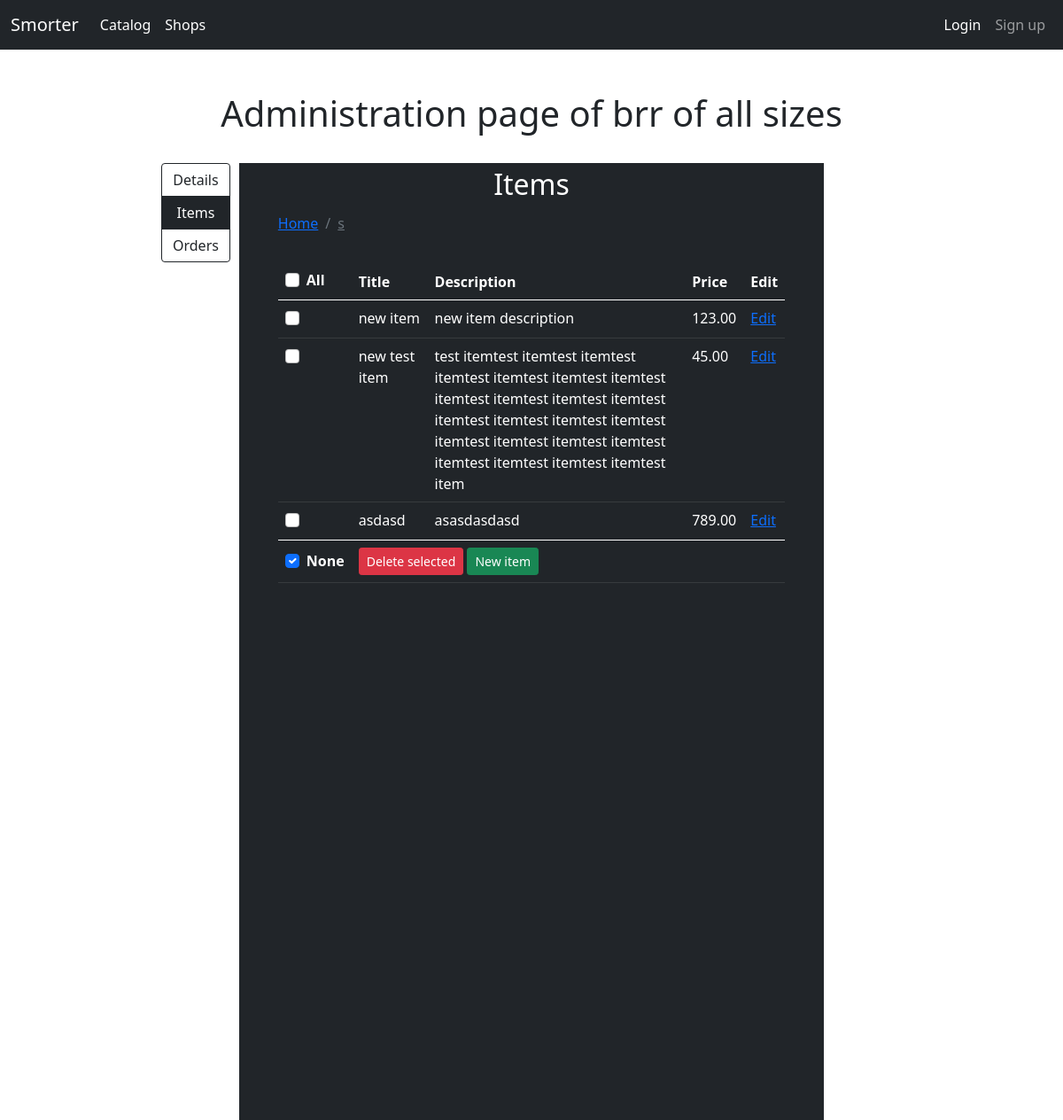
The page /shop/1/admin/items/?category=s on the database its author committed.
### eshop/models.py (models this page shows, shortened)
class Shop(models.Model):
    owner = models.ForeignKey(SmorterUser, null=True, blank=True, on_delete=models.CASCADE)
    title = models.CharField(max_length=100, null=False, blank=False, unique=True)
    description = models.TextField()
    admin_group = models.OneToOneField(SmorterGroup, null=True, blank=True, on_delete=models.SET_NULL)
    payment_methods = models.ManyToManyField(PaymentMethod, blank=False, null=False)
    shipment_methods = models.ManyToManyField(ShipmentMethod, blank=False, null=False)
    datetime = models.DateTimeField(default=datetime.datetime.now, blank=True)
    image = models.ImageField(upload_to=shop_img_path, null=True, blank=True)
    class Meta:
        ordering = ["owner"]

class Item(models.Model):
    shop = models.ForeignKey(Shop, null=False, blank=False, on_delete=models.CASCADE)
    title = models.CharField(max_length=150, blank=False, null=False)
    description = models.TextField(blank=True, null=True)
    path = models.CharField(max_length=200, blank=False, null=False)
    price = models.DecimalField(decimal_places=2, max_digits=9, blank=False, null=False)
    specs = models.CharField(max_length=1000, default={})
    class Meta:
        ordering = ["shop", "path"]

### eshop/views.py (the view)
# urls.py: path('shop/<int:id>/admin/<slug:tab>/', views.admin_shop, name="admin_shop"),
def admin_shop(request, id, tab, item_id=None, *args, **kwargs):
    shop = get_object_or_404(Shop, id=id)
    query = dict(request.GET.lists())
    current = get_shop_current_cat(shop, query)
    bread = [["".join([f'category={sus}&' for sus in current["path"][:i+1]])[:-1], sub] for i, sub in enumerate(current["path"])]
    cur_subs = [x for x in current if x not in ["items", "path"]]
    subs = [["".join([f'category={sus}&' for sus in (current["path"] if "path" in current else []) +[sub]])[:-1], sub] for sub in cur_subs]
    if request.method == 'POST':
        form_input = {**request.POST}
        for x in form_input.keys():
            if "methods" not in x:
                form_input[x] = form_input[x][0]
        form_input["owner"] = shop.owner
        form_input["owner_id"] = form_input["owner"].id
        form_input["admin_group"] = SmorterGroup.objects.get(name=f"Shop{shop.id}AdminGroup")
        admins = form_input["admins"]
        detail_form = ShopCreateForm(form_input, request.FILES, instance=shop)
        if detail_form.is_valid():
            set_shop_admins(shop, admins)
            detail_form.save()
        else:
            print(detail_form.errors)
    else:
        detail_form = ShopCreateForm(instance=shop)
    return render(request, 'eshop/shop/admin/admin_base.html',
                  {'detail_form': detail_form, "users": User.objects.all(),
                   "method": "PUT", "shop": shop,
                   "tab": tab, "current": current, "query_path": (bread[-1][0] if bread else ""),
                   "bread": bread, "subs": subs,
                   })

### eshop/forms.py
class ShopCreateForm(forms.ModelForm):
    admins = forms.CharField(label=_(''), widget=forms.TextInput(attrs={'class': 'form-control mb-3'}))
    class Meta:
        model = Shop
        fields = ["owner", "title", "description", "payment_methods", "shipment_methods", "image", "admin_group", "admins"]
        labels = {x:"" for x in fields}
        labels["payment_methods"] = "Select your payment methods"
        labels["shipment_methods"] = "Select your shipment methods"
        labels["image"] = "Upload your banner"
        widgets = {
            "title": forms.TextInput(attrs={'class': 'form-control mb-3', 'placeholder': 'Shop title', 'required': 'true'}),
            "description": forms.Textarea(attrs={'class': 'form-control mb-3', 'placeholder': 'Shop Description'}),
            "payment_methods": forms.SelectMultiple(attrs={'class': 'form-select mb-3'}),
            "shipment_methods": forms.SelectMultiple(attrs={'class': 'form-select mb-3'}),
            "image": forms.FileInput(attrs={'class': 'form-control mb-3', "type": "file"}),
        }

### eshop/views.py (called while the page is built)
def add_item(dic, buffer, item):
    if len(buffer) > 0:
        if buffer[0] not in dic:
            dic[buffer[0]] = {"items": [], "path": (dic["path"] if "path" in dic else []) + [buffer[0]]}
        add_item(dic[buffer[0]], buffer[1:], item)
    else:
        dic["items"].append(item)

def get_deep_dict(dic, path):
    if len(path) > 0 and path[0] in dic:
        return get_deep_dict(dic[path[0]], path[1:])
    else:
        return dic

def get_shop_categories(shop):
    categories = {"items": [], "path": []}
    items = [[x["fields"], x["pk"]] for x in json.loads(serializers.serialize("json", shop.item_set.all()))]
    for item, pk in items:
        cats = item["path"].split("/")
        item["id"] = pk
        add_item(categories, cats, item)
    return categories

def get_shop_current_cat(shop, query):
    cats = get_shop_categories(shop)
    return get_deep_dict(cats, query["category"] if "category" in query else [])

### eshop/templates/eshop/shop/admin/admin_base.html (shortened to what this page needs)
{% extends "base.html" %}
{% block content %}
<br><br>
<h1 class="text-center">Administration page of {{ shop.title }}</h1>
<br>
<div class="container bg-dark" style="width: 55%; min-height: 1080px;">
    <div class="" id="tab-buttons" style="position: relative;">
        <div class="btn-group-vertical" role="group" aria-label="Basic radio toggle button group" style="position: absolute; left: -100px;">
            <a class="btn btn-outline-dark" id="details" href="{% url 'admin_shop' shop.id 'details' %}">Details</a>
            <a class="btn btn-outline-dark" id="items" href="{% url 'admin_shop' shop.id 'items' %}">Items</a>
            <a class="btn btn-outline-dark" id="orders" href="{% url 'admin_shop' shop.id 'orders' %}">Orders</a>
        </div>
    </div>
    {% if tab == "details" %}
        {% include "eshop/shop/admin/details.html" %}
    {% elif tab == "items" %}
        {% include "eshop/shop/admin/items.html" %}
    {% elif tab == "orders" %}
        {% include "eshop/shop/admin/orders.html" %}
    {% endif %}
</div>
{% endblock %}

### eshop/templates/eshop/shop/admin/items.html (shortened to what this page needs)
{% block content %}
<div id="tab">
    <div style="margin: 0px 5%;">
        <h2 class="text-center">Items</h2>
        <nav aria-label="breadcrumb">
            <ol class="breadcrumb mb-3" id="bread">
                <li class="breadcrumb-item"><a href="{% url 'admin_shop' shop.id 'items' %}">Home</a></li>
                {% for q, s in bread %}
                    <li class="breadcrumb-item"><a href="{% url 'admin_shop' shop.id 'items' %}?{{ q }}">{{ s }}</a></li>
                {% endfor %}
            </ol>
        </nav>
        <div style="color: white;" id="content">
            {% if current.items %}
            <table class="table table-dark mb-3">
                <thead>
                    <tr>
                        <th scope="col">
                            <div class="form-check">
                                <input class="form-check-input" type="checkbox" value=""id="check-all">
                                <label class="form-check-label" for="check-all">All</label>
                            </div>
                        </th>
                        <th scope="col">Title</th>
                        <th scope="col">Description</th>
                        <th scope="col">Price</th>
                        <th scope="col">Edit</th>
                    </tr>
                </thead>
                <tbody>
                    {% for item in current.items %}
                        <tr>
                            <th scope="col">
                                <div class="form-check">
                                    <input class="form-check-input" type="checkbox" value="" itemlabel="{{ item.id }}">
                                </div>
                            </th>
                            <td style="width: 15%;">{{ item.title }}</td>
                            <td>{{ item.description }}</td>
                            <td>{{ item.price }}</td>
                            <td><a class="breadcrumb-item" style="cursor: pointer;">Edit</a></td>
                        </tr>
                    {% endfor %}
                </tbody>
                <tfoot>
                    <tr>
                        <th scope="col">
                            <div class="form-check">
                                <input class="form-check-input" type="checkbox" value=""id="check-none">
                                <label class="form-check-label" for="check-none">None</label>
                            </div>
                        </th>
                        <th scope="col" colspan="4"><button class="btn btn-sm btn-danger" data-bs-toggle="modal" data-bs-target="#confirmDelete">Delete selected</button> <a class="btn btn-success btn-sm" href="{% url 'create_item' shop.id %}?{{ query_path }}">New item</a></th>
                    </tr>
                </tfoot>
            </table>
            {% else %}
            <a class="btn btn-success btn-sm" href="{% url 'create_item' shop.id %}?{{ query_path }}">New item</a>
            {% endif %}
        </div>
    </div>
</div>
{% endblock %}

### static/css/style.css (style rules this page uses)
#items { display: flex; flex-wrap: wrap; align-items: flex-start; justify-content: center; }

### eshop/templates/eshop/shop/admin/items.html (style rules this page uses)
table { counter-reset: tableCount; }

### eshop/templates/eshop/shop/admin/admin_base.html (style rules this page uses)
h2 { color: #FFF; padding: 5px 0; }

### rows shown on the page
Shop: title "brr of all sizes"
Item: title "new item", description "new item description", price "123.00"
Item: title "new test item", description "test itemtest itemtest itemtest itemtest itemtest itemtest itemtest itemtest itemtest itemtest itemtest itemtest itemtest itemtest itemtest itemtest itemtest itemtest itemtest itemtest itemtest itemtest itemtest item", price "45.00"
Item: title "asdasd", description "asasdasdasd", price "789.00"

### other values the page prints
{{ s }} "s"
